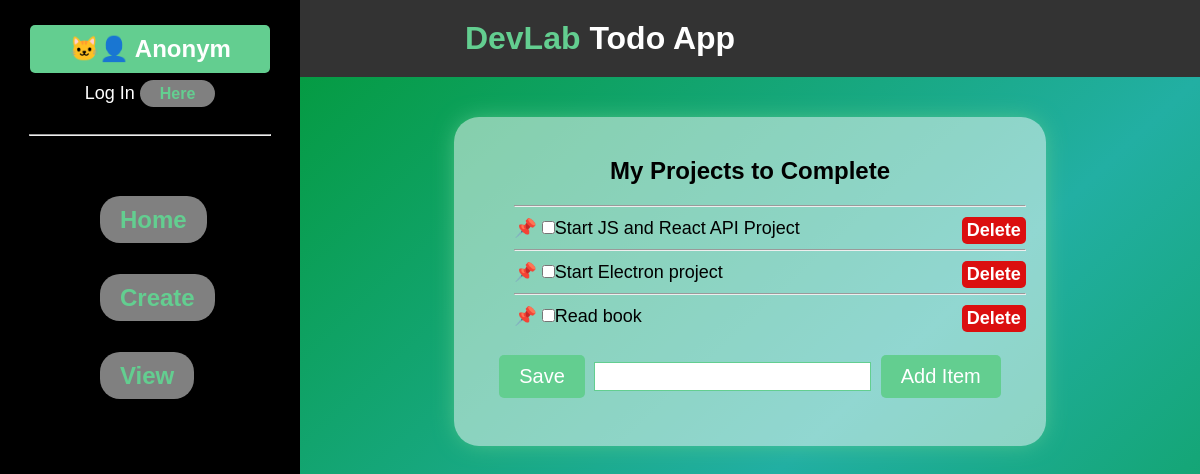
The page /5 on the database as committed earlier.
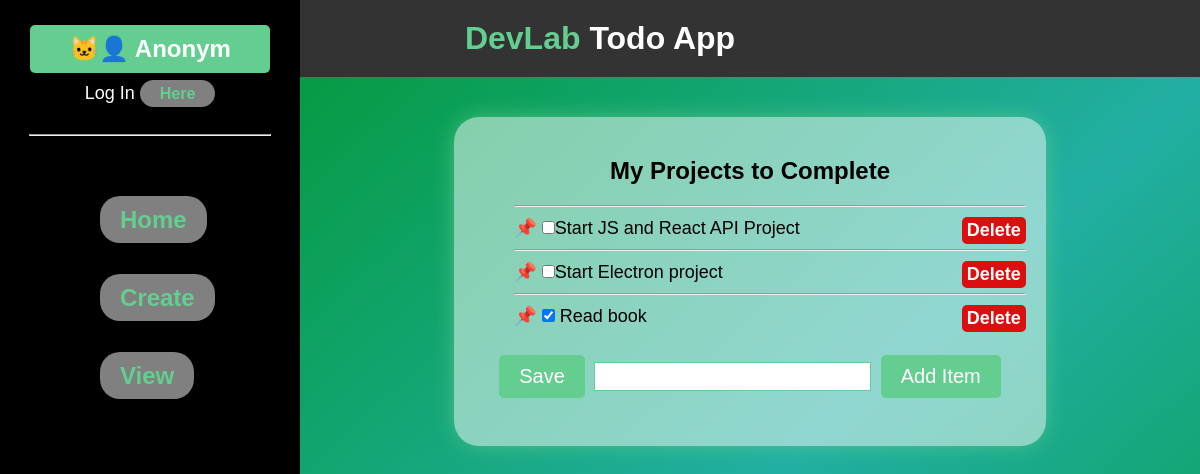
The same page on the database as committed later.
### main/models.py (models this page shows)
class ListItem(models.Model):
    agenda = models.ForeignKey(AgendaList, on_delete=models.CASCADE)
    text = models.CharField(max_length=200)
    done = models.BooleanField()
    def __str__(self,):
        return self.text

### main/views.py (the view, shortened to what this page needs)
# urls.py: path('<int:id>', views.viewItem, name="View List"),
def viewItem(req, id):
    ls = AgendaList.objects.get(id=id)
    return render(req, "main/list.html", {"agenda":ls})

### main/templates/main/list.html (shortened to what this page needs)
{% extends "main/base.html" %}
{% block content %}
    <h2>{{agenda.name}}</h2>
    <form action="#" method="post">
        <ul class="dv-list-group">
        {% for item in agenda.listitem_set.all %}
        <hr style="margin: 10px auto; color: rgb(99, 206, 144);">
            {% if item.done %}
            <li class="list-item">
                <input type="checkbox" name="c{{item.id}}" value="clicked" checked>
                {{item}}
                <a href="delete/item/{{agenda.id}}/{{item.text}}" inherit="no" class="pull-right" style="background-color: rgb(219, 15, 15); color: #fff;" >Delete</a>
            </li>
            {% else %}
            <li class="list-item">
                <input type="checkbox" name="c{{item.id}}" value="clicked">{{item}}
                <a href="delete/item/{{agenda.id}}/{{item.text}}" inherit="no" class="pull-right" style="background-color: rgb(219, 15, 15); color: #fff;" >Delete</a>
            </li>
            {% endif %}
        {% endfor %}
        </ul>
        <button type="submit" name="save" value="save">Save</button>
        <input type="text" name="new">
        <button type="submit" name="newItem" value="newItem">Add Item</button>
    </form>
{%endblock%}

Rows that differ between the two databases and show on the page:
changed ListItem "Read book": done False → True (drawn); id "☐" → "☑"
